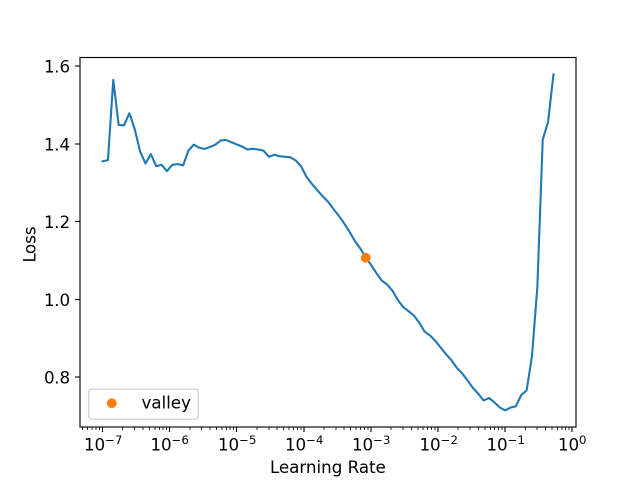
#> input picture v2/archive/Apr23_2023/xray_densenet121_100_22-Apr-2023_223207/learning_rate.png, 1280 x 960 px, given in place of original.JPG, which was not available (shown at 1/2 size)
$ python edge_detectors.py   (older library calls are emulated)
#> lines starting #> are read from the running program, lines starting #| are printed output that depends on the picture; after the words box and inside, x2 and y2 are one past the last pixel; in counts of white or black regions, pixels touching at a corner belong together; pictures that were not available may be replaced by others from this repository, and a replacement may not be noted
import numpy as np
from scipy import ndimage as ndi
import argparse
import glob
import cv2
import matplotlib.pyplot as plt
import time

def image_preprocess(in_path):
    """ Takes a directory path, returns three base versions of image. """
    image = cv2.imread(in_path)
#> image is the input picture: shape (960, 1280, 3); mean B, G, R 250.9, 250.6, 250
    gray = cv2.cvtColor(image, cv2.COLOR_BGR2GRAY)
    blurred = cv2.GaussianBlur(gray, (3, 3), 0)

    return blurred

def canny_wide(in_path, out_path):
    """ Take a directory path, writes result to another path """
    print("Creating canny_wide...")
    start = time.time() # timer start

    img = image_preprocess(in_path)
    cannywide = cv2.Canny(img, 10, 200)
    cv2.imwrite(out_path + '_canny_wide.jpg', cannywide)

    end = time.time() # timer end
    print("total time: " + str(round(end - start, 2)))

def canny_tight(in_path, out_path):
    """ Take a directory path, writes result to another path """
    print("Creating canny_tight...")
    start = time.time() # timer start

    img = image_preprocess(in_path)
    cannytight = cv2.Canny(img, 225, 250)
    cv2.imwrite(out_path + '_canny_tight.jpg', cannytight)

    end = time.time() # timer end
    print("total time: " + str(round(end - start, 2)))

def canny_auto(in_path, out_path, sigma=0.33):
    """ Take a directory path, writes result to another path """
    print("Creating canny_auto...")
    start = time.time() # timer start

    img = image_preprocess(in_path)
    v = np.median(img)
#> v = 255
    lower = int(max(0, (1.0 - sigma) * v))
#> lower = 170
    upper = int(min(255, (1.0 + sigma) * v))
#> upper = 255
    cannyauto = cv2.Canny(img, lower, upper)
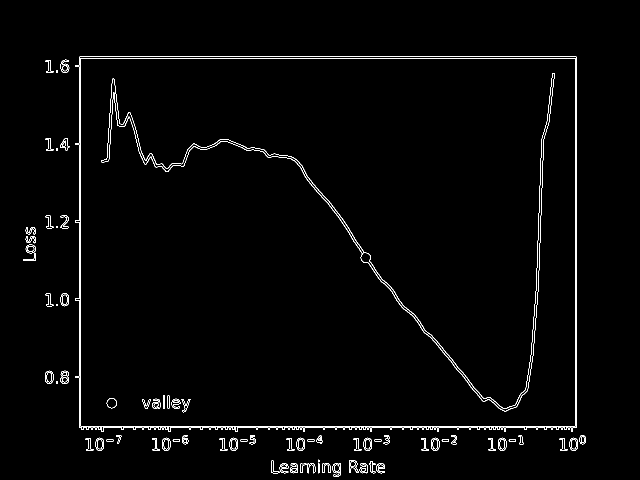
#> cannyauto: shape (960, 1280) (shown at 1/2 size); 1.5% white in thin lines or dots, all inside (x1, y1, x2, y2) = (46, 113, 1172, 954)
    cv2.imwrite(out_path + '_canny_auto.jpg', cannyauto)

    end = time.time() # timer end
    print("total time: " + str(round(end - start, 2)))

def laplacian(in_path, out_path):
    """ Take a directory path, writes result to another path """
    print("Creating laplacian...")
    start = time.time() # timer start

    img = image_preprocess(in_path)
    lap = cv2.Laplacian(img,cv2.CV_64F)
    cv2.imwrite(out_path + '_laplacian.jpg', lap)
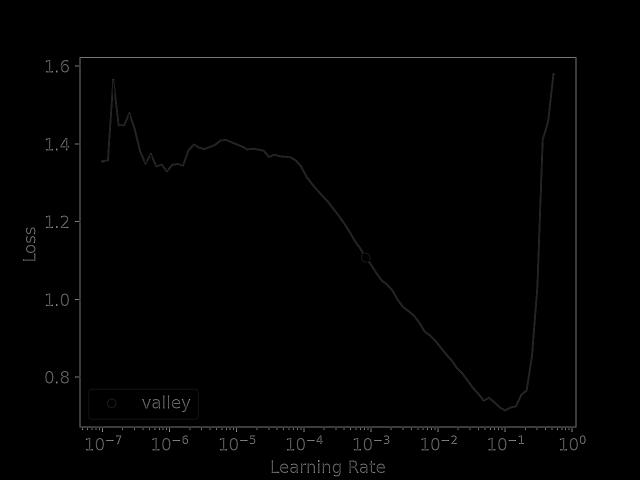
#> saved as stod_2018_laplacian.jpg: shape (960, 1280) (shown at 1/2 size); min 0, max 185, mean 1.5

    end = time.time() # timer end
    print("total time: " + str(round(end - start, 2)))

def sobel_x(in_path, out_path):
    """ Take a directory path, writes result to another path """
    print("Creating sobel_x...")
    start = time.time() # timer start

    img = image_preprocess(in_path)
    sobelx = cv2.Sobel(img,cv2.CV_64F,1,0,ksize=5)  # x
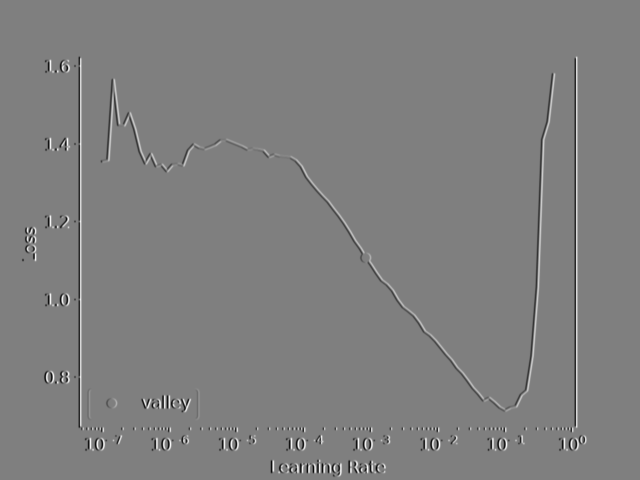
#> sobelx: shape (960, 1280) float64 (shown at 1/2 size); min -10192, max 10184, mean 0; drawn with min black and max white
    cv2.imwrite(out_path + '_sobel_x.jpg', sobelx)
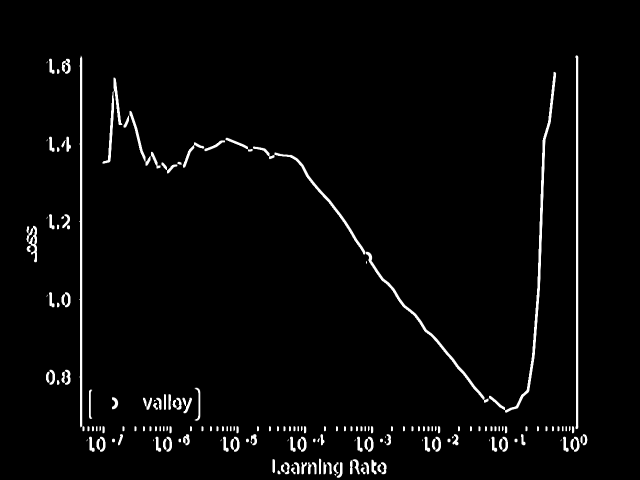
#> saved as stod_2018_sobel_x.jpg: shape (960, 1280) (shown at 1/2 size); min 0, max 255, mean 6.8

    end = time.time() # timer end
    print("total time: " + str(round(end - start, 2)))

def sobel_y(in_path, out_path):
    """ Take a directory path, writes result to another path """
    print("Creating sobel_y...")
    start = time.time() # timer start

    img = image_preprocess(in_path)
    sobely = cv2.Sobel(img,cv2.CV_64F,0,1,ksize=5)  # y
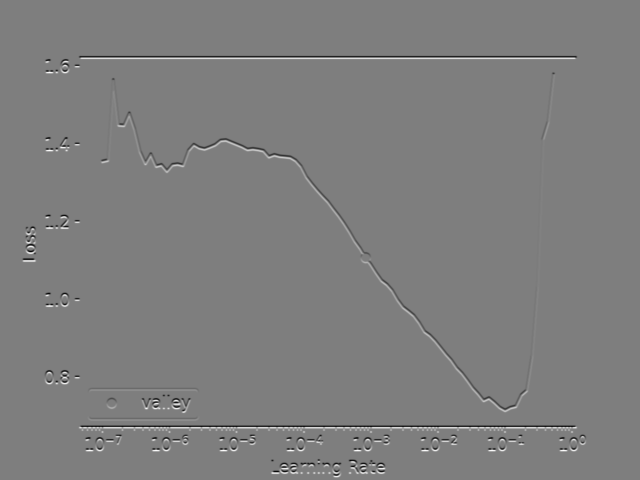
#> sobely: shape (960, 1280) float64 (shown at 1/2 size); min -9972, max 10150, mean 0; drawn with min black and max white
    cv2.imwrite(out_path + '_sobel_y.jpg', sobely)
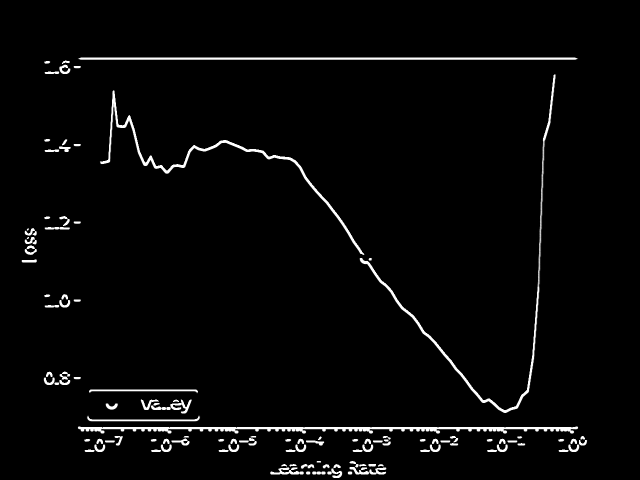
#> saved as stod_2018_sobel_y.jpg: shape (960, 1280) (shown at 1/2 size); min 0, max 255, mean 7

    end = time.time() # timer end
    print("total time: " + str(round(end - start, 2)))

def prewitt(in_path, out_path):
    """ Take a directory path, writes result to another path """
    print("Creating prewitt...")
    start = time.time() # timer start

    img = image_preprocess(in_path)
    p = ndi.prewitt(img)
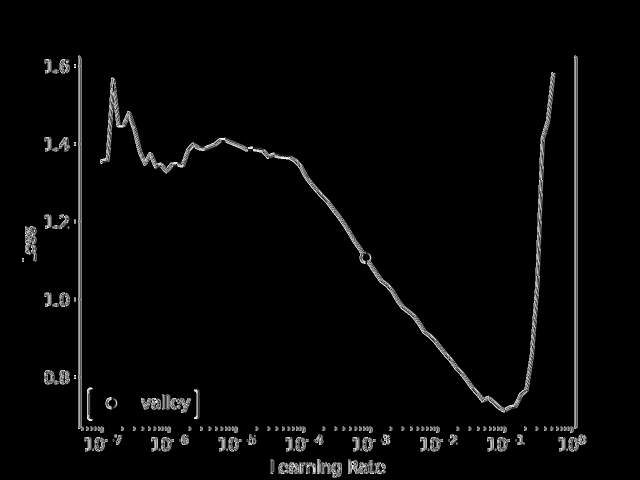
#> p: shape (960, 1280) (shown at 1/2 size); min 0, max 255, mean 6.4
    cv2.imwrite(out_path + '_prewitt.jpg', p)

    end = time.time() # timer end
    print("total time: " + str(round(end - start, 2)))

# test case
test_image_path = "/home/porter/Dev/SRSD/paper_images/original.JPG"
test_out_path = "/home/porter/Dev/SRSD/paper_images/stod_2018"

# function tests
canny_auto(test_image_path,test_out_path)
canny_wide(test_image_path,test_out_path)
canny_tight(test_image_path,test_out_path)
laplacian(test_image_path,test_out_path)
sobel_x(test_image_path,test_out_path)
sobel_y(test_image_path,test_out_path)
prewitt(test_image_path,test_out_path)

$ run again, on v2/archive/Apr23_2023/xray_densenet121_100_22-Apr-2023_223207/loss.png
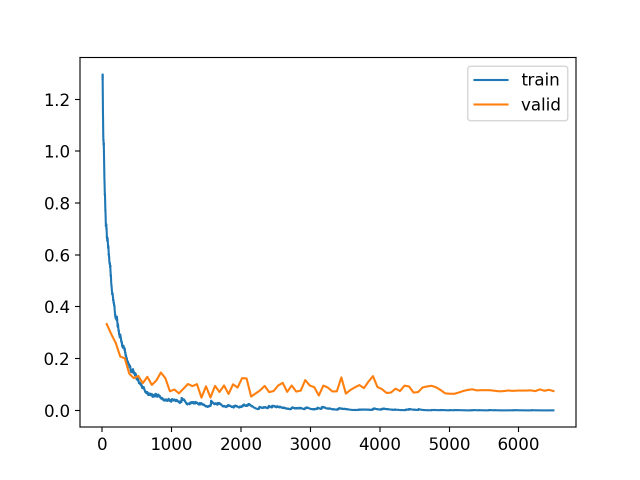
#> input picture v2/archive/Apr23_2023/xray_densenet121_100_22-Apr-2023_223207/loss.png, 1280 x 960 px, given in place of original.JPG, which was not available (shown at 1/2 size)
#> in image_preprocess, image is the input picture: shape (960, 1280, 3); mean B, G, R 250, 250.2, 250.3
#> v = 255
#> lower = 170
#> upper = 255
#> in canny_auto, `cannyauto = cv2.Canny(img, lower, upper)`:
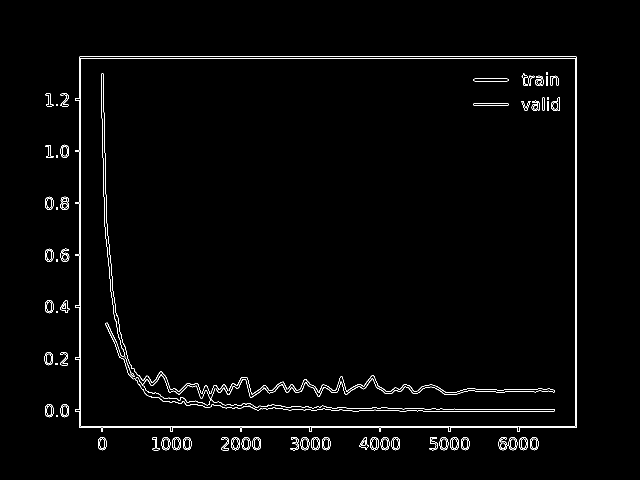
#> cannyauto: shape (960, 1280) (shown at 1/2 size); 1.6% white in thin lines or dots, all inside (x1, y1, x2, y2) = (89, 113, 1154, 901)
#> in prewitt, `p = ndi.prewitt(img)`:
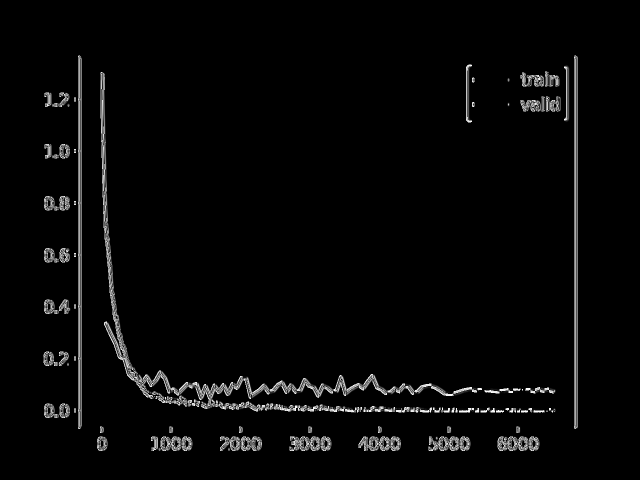
#> p: shape (960, 1280) (shown at 1/2 size); min 0, max 255, mean 6.8
